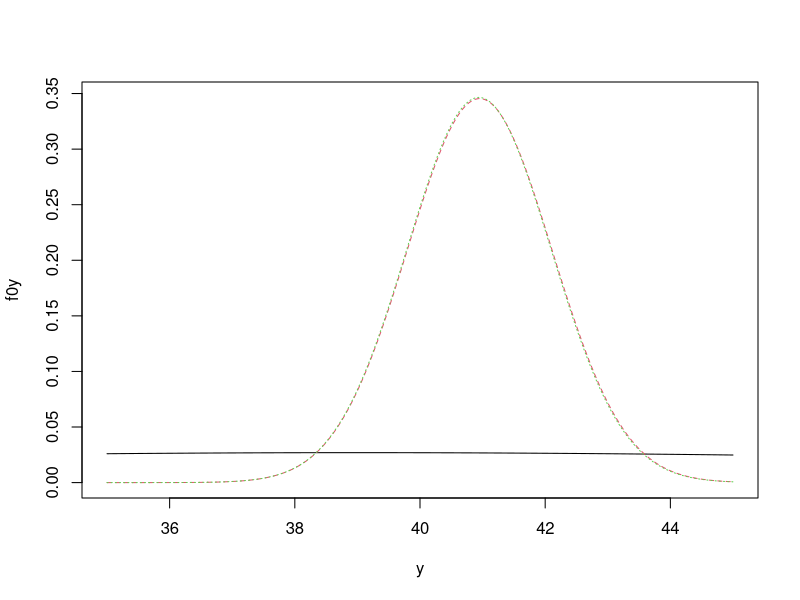
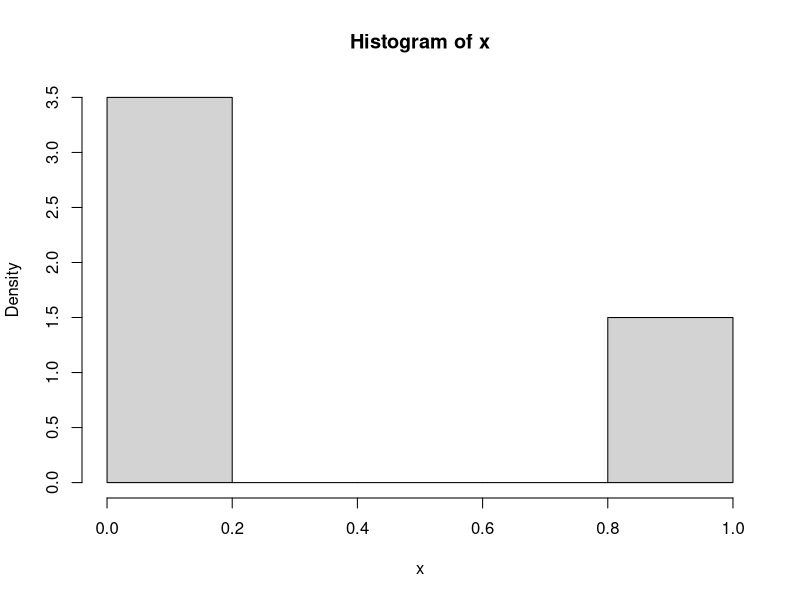
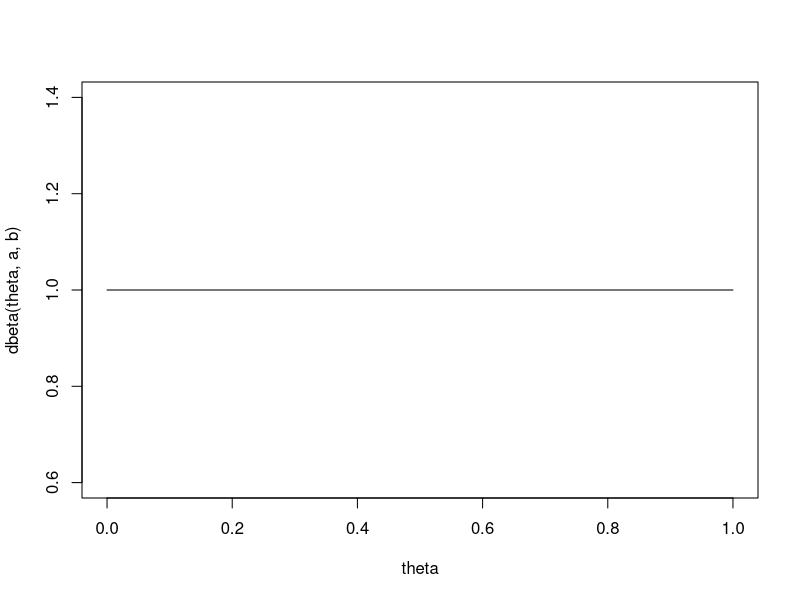
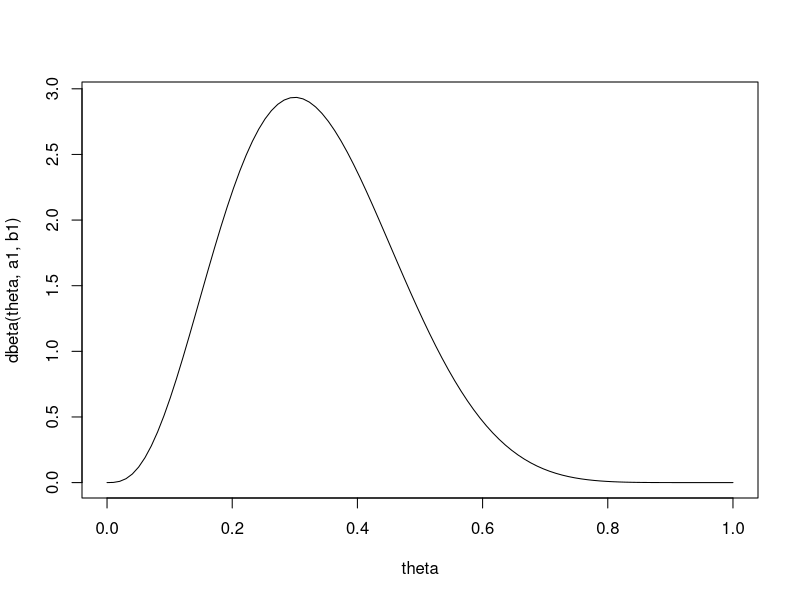
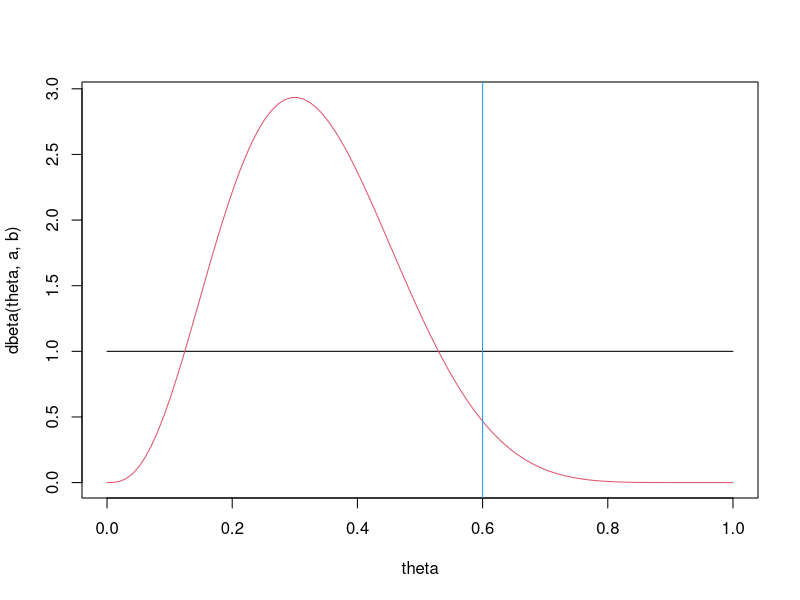
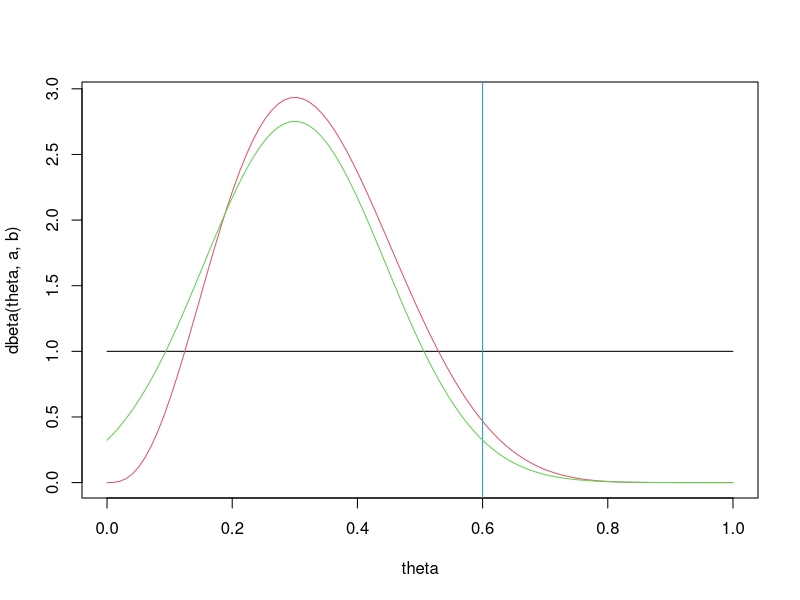
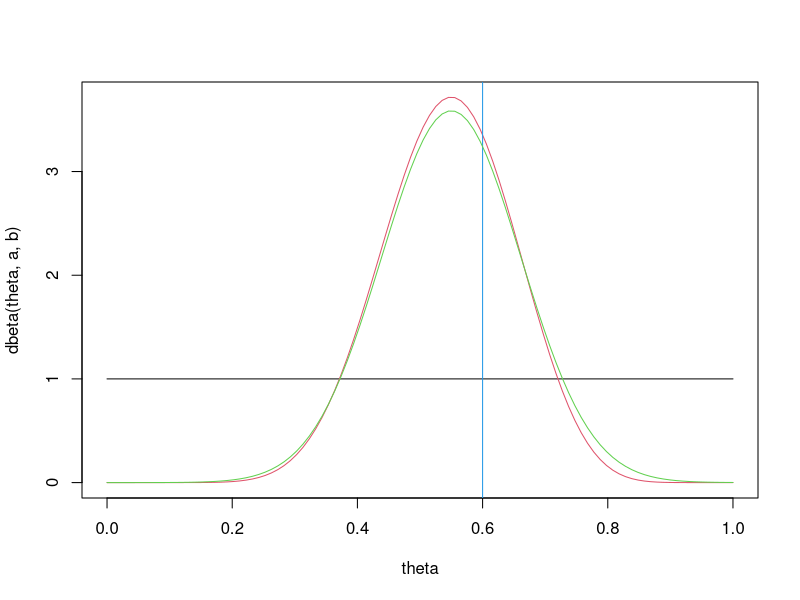
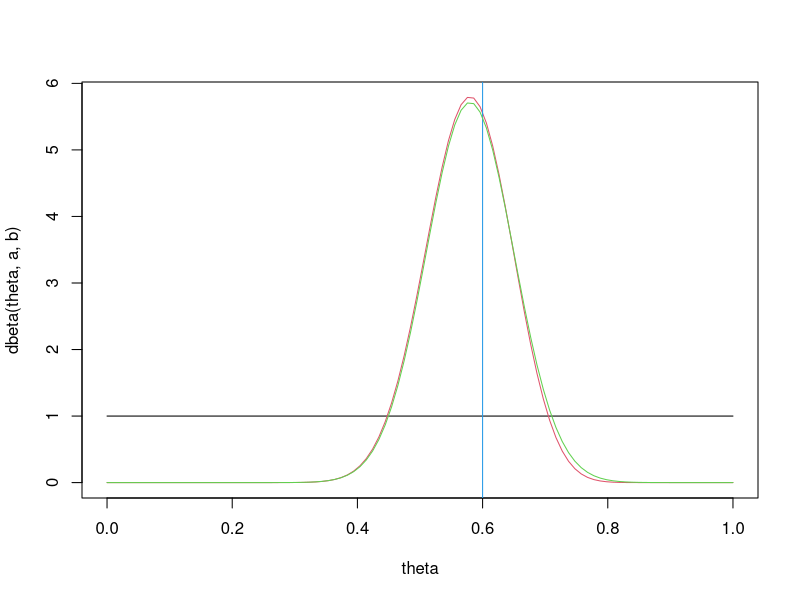

Generate these figures, in order, with R:
## ---- chunk 1
# Datos
xbar<-40.9533
sig2<-4
n<-3
# Distribución inicial del parámetro theta
th0<-39
sig20<-219.47
# Area de graficación
y<-seq(35,45,length.out=200)
# Armo la normal de theta, centrada en theta0=39 y varianza=219.47
f0y<-dnorm(y,th0,sqrt(sig20))
# Armo la normal de los datos - verosimilitud -, en este caso son 3, centrada en xbar=40.9533 y varianza=4
liky<-dnorm(y,xbar,sqrt(sig2/n))
# Armo la distribución final conjugada tomando la base de la inicial con los datos
sig21<-1/(n/sig2+1/sig20)
th1<-sig21*(n/sig2*xbar+th0/sig20)
f1y<-dnorm(y,th1,sqrt(sig21))

# Grafico las 3 juntas
ymax<-max(f0y,liky,f1y)
plot(y,f0y,ylim=c(0,ymax),type="l")
lines(y,liky,lty=2,col=2)
lines(y,f1y,lty=3,col=3)
## ---- chunk 2
###Simulacion de datos Bernoulli
theta0 <- 0.6
n <- 10
x<-rbinom(n,1,theta0)
hist(x,freq=FALSE)
## ---- chunk 3
#Distribucion inicial para theta
a <- 1
b <- 1
theta<-seq(0,1,,100)
plot(theta,dbeta(theta,a,b),type="l")
## ---- chunk 4
#Distribucion final
a1 <- a + sum(x)
b1 <- b + n - sum(x)
plot(theta,dbeta(theta,a1,b1),type="l")
## ---- chunk 5
#Ambas
theta<-seq(0,1,,100)
ymax <- max(dbeta(theta,a,b),dbeta(theta,a1,b1))
plot(theta,dbeta(theta,a,b),type="l",ylim=c(0,ymax))
lines(theta,dbeta(theta,a1,b1),col=2)
abline(v=theta0,col=4)
## ---- chunk 6
#Ambas
theta<-seq(0,1,,100)
ymax <- max(dbeta(theta,a,b),dbeta(theta,a1,b1))
plot(theta,dbeta(theta,a,b),type="l",ylim=c(0,ymax))
lines(theta,dbeta(theta,a1,b1),col=2)
abline(v=theta0,col=4)

#Aproximacion normal asintotica
mu <- (a1-1)/(a1+b1-2)
sig2 <- (a1-1)*(b1-1)/(a1+b1-2)^3
lines(theta,dnorm(theta,mu,sqrt(sig2)),col=3)
## ---- chunk 7
###Simulacion de datos Bernoulli
theta0 <- 0.6
n <- 20
x<-rbinom(n,1,theta0)

#Distribucion inicial para theta
a <- 1
b <- 1
theta<-seq(0,1,,100)

#Distribucion final
a1 <- a + sum(x)
b1 <- b + n - sum(x)

#Ambas
theta<-seq(0,1,,100)
ymax <- max(dbeta(theta,a,b),dbeta(theta,a1,b1))
plot(theta,dbeta(theta,a,b),type="l",ylim=c(0,ymax))
lines(theta,dbeta(theta,a1,b1),col=2)
abline(v=theta0,col=4)
#Aproximacion normal asintotica
mu <- (a1-1)/(a1+b1-2)
sig2 <- (a1-1)*(b1-1)/(a1+b1-2)^3
lines(theta,dnorm(theta,mu,sqrt(sig2)),col=3)
## ---- chunk 8
###Simulacion de datos Bernoulli
theta0 <- 0.6
n <- 50
x<-rbinom(n,1,theta0)

#Distribucion inicial para theta
a <- 1
b <- 1
theta<-seq(0,1,,100)

#Distribucion final
a1 <- a + sum(x)
b1 <- b + n - sum(x)

#Ambas
theta<-seq(0,1,,100)
ymax <- max(dbeta(theta,a,b),dbeta(theta,a1,b1))
plot(theta,dbeta(theta,a,b),type="l",ylim=c(0,ymax))
lines(theta,dbeta(theta,a1,b1),col=2)
abline(v=theta0,col=4)
#Aproximacion normal asintotica
mu <- (a1-1)/(a1+b1-2)
sig2 <- (a1-1)*(b1-1)/(a1+b1-2)^3
lines(theta,dnorm(theta,mu,sqrt(sig2)),col=3)
## ---- chunk 9
###Simulacion de datos Bernoulli
theta0 <- 0.6
n <- 100
x<-rbinom(n,1,theta0)

#Distribucion inicial para theta
a <- 1
b <- 1
theta<-seq(0,1,,100)

#Distribucion final
a1 <- a + sum(x)
b1 <- b + n - sum(x)

#Ambas
theta<-seq(0,1,,100)
ymax <- max(dbeta(theta,a,b),dbeta(theta,a1,b1))
plot(theta,dbeta(theta,a,b),type="l",ylim=c(0,ymax))
lines(theta,dbeta(theta,a1,b1),col=2)
abline(v=theta0,col=4)
#Aproximacion normal asintotica
mu <- (a1-1)/(a1+b1-2)
sig2 <- (a1-1)*(b1-1)/(a1+b1-2)^3
lines(theta,dnorm(theta,mu,sqrt(sig2)),col=3)
## ---- chunk 10
###Simulacion de datos Bernoulli
theta0 <- 0.6
n <- 500
x<-rbinom(n,1,theta0)

#Distribucion inicial para theta
a <- 1
b <- 1
theta<-seq(0,1,,100)

#Distribucion final
a1 <- a + sum(x)
b1 <- b + n - sum(x)

#Ambas
theta<-seq(0,1,,100)
ymax <- max(dbeta(theta,a,b),dbeta(theta,a1,b1))
plot(theta,dbeta(theta,a,b),type="l",ylim=c(0,ymax))
lines(theta,dbeta(theta,a1,b1),col=2)
abline(v=theta0,col=4)
#Aproximacion normal asintotica
mu <- (a1-1)/(a1+b1-2)
sig2 <- (a1-1)*(b1-1)/(a1+b1-2)^3
lines(theta,dnorm(theta,mu,sqrt(sig2)),col=3)
## ---- chunk 11
###Simulacion de datos Bernoulli
theta0 <- 0.6
n <- 100000
x<-rbinom(n,1,theta0)

#Distribucion inicial para theta
a <- 1
b <- 1
theta<-seq(0,1,,100)

#Distribucion final
a1 <- a + sum(x)
b1 <- b + n - sum(x)

#Ambas
theta<-seq(0,1,,100)
ymax <- max(dbeta(theta,a,b),dbeta(theta,a1,b1))
plot(theta,dbeta(theta,a,b),type="l",ylim=c(0,ymax))
lines(theta,dbeta(theta,a1,b1),col=2)
abline(v=theta0,col=4)
#Aproximacion normal asintotica
mu <- (a1-1)/(a1+b1-2)
sig2 <- (a1-1)*(b1-1)/(a1+b1-2)^3
lines(theta,dnorm(theta,mu,sqrt(sig2)),col=3)
## ---- chunk 12
# --- Aproximaci?n Monte Carlo --- 
#-Ejemplo 1-
x<-seq(-2,4,,1000)
f<-function(x){
  out <- 5-(x-1)^2
  out <- ifelse (x < -1 | x>3,0,out)
  out
}
plot(x,f(x)*3/44,type="l",ylim=c(0,0.5))
lines(x,dnorm(x,0,1),lty=2,col=2)
lines(x,dnorm(x,1,2/3),lty=3,col=3)
lines(x,dnorm(x,1,1),lty=4,col=4)
lines(x,dnorm(x,1,3),lty=5,col=5)
## ---- chunk 13
#Caso 1: S=Normal estandar (0,1)
mu<-0
sig<-1
N<-100
# Genero entonces 100000 muestras de una normal estandard - rnorm -
y<-rnorm(N,mu,sig)

# Calculo la integral a traves de la media muestral del cociente entre f() y S().
# S() en este caso es la función de densidad de la N(0,1) - dnorm - de donde simulé las thetas.
I1<-mean(f(y)/dnorm(y,mu,sig))

# Calculo mi error estandar, que es la desviaciòn estándar muestral de estas cosas
eI1<-sd(f(y)/dnorm(y,0,1))/sqrt(N)
eS1 <-(c(I1,eI1))
## ---- chunk 14
hist(f(y)/dnorm(y,0,1))
## ---- chunk 15
#Caso 2: S=Normal no estandar
mu<-1
sig<-2/3
N<-100
y<-rnorm(N,mu,sig)
I2<-mean(f(y)/dnorm(y,mu,sig))
eI2<-sd(f(y)/dnorm(y,mu,sig))/sqrt(N)
eS2 <-(c(I2,eI2))
## ---- chunk 16
hist(f(y)/dnorm(y,mu,sig))
## ---- chunk 17
#Caso 3: S=Normal no estandar
mu<-1
sig<-1
N<-100
y<-rnorm(N,mu,sig)
I3<-mean(f(y)/dnorm(y,mu,sig))
eI3<-sd(f(y)/dnorm(y,mu,sig))/sqrt(N)
eS3 <-(c(I1,eI1))
## ---- chunk 18
hist(f(y)/dnorm(y,mu,sig))
## ---- chunk 19
#Caso 4: S=Normal no estandar
mu<-1
sig<-3
N<-100
y<-rnorm(N,mu,sig)
I4<-mean(f(y)/dnorm(y,mu,sig))
eI4<-sd(f(y)/dnorm(y,mu,sig))/sqrt(N)
eS4 <-(c(I4,eI4))
## ---- chunk 20
hist(f(y)/dnorm(y,mu,sig))
## ---- chunk 21
print(eS1)
print(eS2)
print(eS3)
print(eS4)
## ---- chunk 22
#Caso 1: S=Normal estandar (0,1)
mu<-0
sig<-1
N<-10000
# Genero entonces 100000 muestras de una normal estandard - rnorm -
y<-rnorm(N,mu,sig)

# Calculo la integral a traves de la media muestral del cociente entre f() y S().
# S() en este caso es la función de densidad de la N(0,1) - dnorm - de donde simulé las thetas.
I1<-mean(f(y)/dnorm(y,mu,sig))

# Calculo mi error estandar, que es la desviaciòn estándar muestral de estas cosas
eI1<-sd(f(y)/dnorm(y,0,1))/sqrt(N)
eS1 <-(c(I1,eI1))
## ---- chunk 23
hist(f(y)/dnorm(y,mu,sig))
## ---- chunk 24
#Caso 2: S=Normal no estandar
mu<-1
sig<-2/3
N<-10000
y<-rnorm(N,mu,sig)
I2<-mean(f(y)/dnorm(y,mu,sig))
eI2<-sd(f(y)/dnorm(y,mu,sig))/sqrt(N)
eS2 <-(c(I2,eI2))
## ---- chunk 25
hist(f(y)/dnorm(y,mu,sig))
## ---- chunk 26
#Caso 3: S=Normal no estandar
mu<-1
sig<-1
N<-10000
y<-rnorm(N,mu,sig)
I3<-mean(f(y)/dnorm(y,mu,sig))
eI3<-sd(f(y)/dnorm(y,mu,sig))/sqrt(N)
eS3 <-(c(I3,eI3))
## ---- chunk 27
hist(f(y)/dnorm(y,mu,sig))
## ---- chunk 28
#Caso 4: S=Normal no estandar
mu<-1
sig<-3
N<-10000
y<-rnorm(N,mu,sig)
I4<-mean(f(y)/dnorm(y,mu,sig))
eI4<-sd(f(y)/dnorm(y,mu,sig))/sqrt(N)
eS4<-(c(I4,eI4))
## ---- chunk 29
hist(f(y)/dnorm(y,mu,sig))
## ---- chunk 30
print(eS1)
print(eS2)
print(eS3)
print(eS4)
